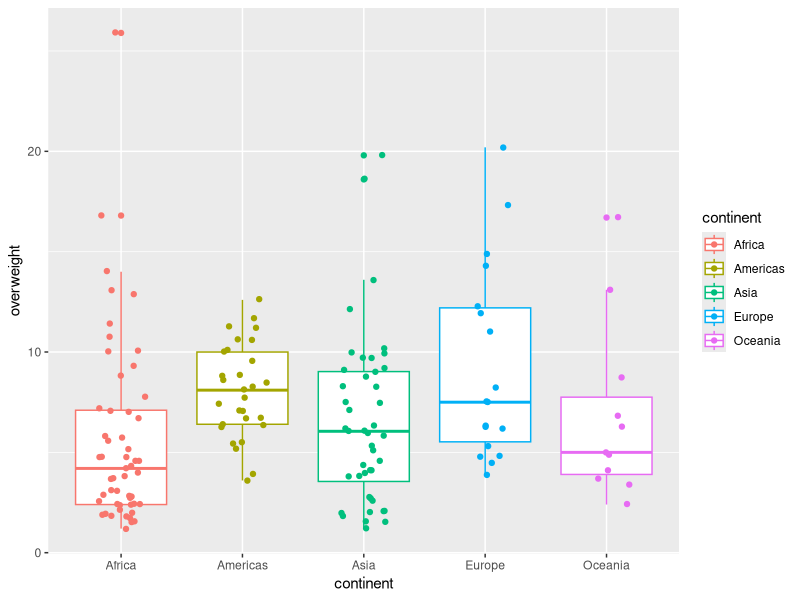

R code for this plot: (Note: this script raises an error after producing the figure.)
library(tidyverse)

world_bank_countries <- read_csv("data/world_bank_countries.csv")

# Aesthetic mappings can be applied to the ggplot function 
# and any geometric object
#
# ggplot(data = <DATA>,
#        mapping = aes(<MAPPING>)) +
# geom_<NAME_OF_GEOMETRIC_OBJECT_>(aes(<MAPPING>)) +
# geom_<NAME_OF_GEOMETRIC_OBJECT_>(aes(<MAPPING>))


# Mappings in the ggplot function are applied 
# to all geometric objects
world_bank_countries %>% 
  filter(year == 2016) %>% 
  ggplot(aes(x = continent,
             y = overweight,
             color = continent)) +
  geom_boxplot() +
  geom_jitter(width = .2)

world_bank_income %>% 
  filter(year == 2016) %>% 
  ggplot(aes(x = gdp_per_capita,
             y = birth_rate,
             color = income_group,
             label = income_group)) +
  geom_point(size = 5)+
  geom_text(hjust = 0, nudge_x = 550)

# Mappings in a geometric object are only 
# applied to this geometric object
